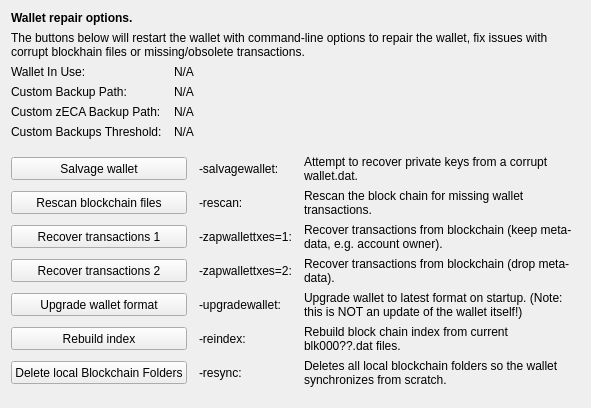
     <widget class="QWidget" name="tab_repair">
      <attribute name="title">
       <string>&amp;Wallet Repair</string>
      </attribute>
      <layout class="QGridLayout" name="gridLayout_4" columnstretch="0,0,0,0">
       <property name="horizontalSpacing">
        <number>12</number>
       </property>
       <item row="0" column="0" colspan="4">
        <widget class="QLabel" name="label_repair_header">
         <property name="font">
          <font>
           <weight>75</weight>
           <bold>true</bold>
          </font>
         </property>
         <property name="text">
          <string>Wallet repair options.</string>
         </property>
        </widget>
       </item>
       <item row="1" column="0" colspan="4">
        <widget class="QLabel" name="label_repair_helptext">
         <property name="font">
          <font>
           <weight>50</weight>
           <bold>false</bold>
          </font>
         </property>
         <property name="text">
          <string>The buttons below will restart the wallet with command-line options to repair the wallet, fix issues with corrupt blockhain files or missing/obsolete transactions.</string>
         </property>
         <property name="wordWrap">
          <bool>true</bool>
         </property>
        </widget>
       </item>
       <item row="2" column="0">
        <widget class="QLabel" name="wallet_path_label">
         <property name="text">
          <string>Wallet In Use:</string>
         </property>
        </widget>
       </item>
       <item row="2" column="1" colspan="3">
        <widget class="QLabel" name="wallet_path">
         <property name="cursor">
          <cursorShape>IBeamCursor</cursorShape>
         </property>
         <property name="text">
          <string>N/A</string>
         </property>
         <property name="textFormat">
          <enum>Qt::PlainText</enum>
         </property>
         <property name="textInteractionFlags">
          <set>Qt::LinksAccessibleByMouse|Qt::TextSelectableByKeyboard|Qt::TextSelectableByMouse</set>
         </property>
        </widget>
       </item>
       <item row="3" column="0">
        <widget class="QLabel" name="wallet_custombackuppath_label">
         <property name="text">
          <string>Custom Backup Path:</string>
         </property>
         <property name="visible">
          <bool>false</bool>
         </property>
        </widget>
       </item>
       <item row="3" column="1" colspan="3">
        <widget class="QLabel" name="wallet_custombackuppath">
         <property name="cursor">
          <cursorShape>IBeamCursor</cursorShape>
         </property>
         <property name="text">
          <string>N/A</string>
         </property>
         <property name="textFormat">
          <enum>Qt::PlainText</enum>
         </property>
         <property name="textInteractionFlags">
          <set>Qt::LinksAccessibleByMouse|Qt::TextSelectableByKeyboard|Qt::TextSelectableByMouse</set>
         </property>
         <property name="visible">
          <bool>false</bool>
         </property>
        </widget>
       </item>
       <item row="4" column="0">
        <widget class="QLabel" name="wallet_customzecabackuppath_label">
         <property name="text">
          <string>Custom zECA Backup Path:</string>
         </property>
         <property name="visible">
          <bool>false</bool>
         </property>
        </widget>
       </item>
       <item row="4" column="1" colspan="3">
        <widget class="QLabel" name="wallet_customzecabackuppath">
         <property name="cursor">
          <cursorShape>IBeamCursor</cursorShape>
         </property>
         <property name="text">
          <string>N/A</string>
         </property>
         <property name="textFormat">
          <enum>Qt::PlainText</enum>
         </property>
         <property name="textInteractionFlags">
          <set>Qt::LinksAccessibleByMouse|Qt::TextSelectableByKeyboard|Qt::TextSelectableByMouse</set>
         </property>
         <property name="visible">
          <bool>false</bool>
         </property>
        </widget>
       </item>
       <item row="5" column="0">
        <widget class="QLabel" name="wallet_custombackupthreshold_label">
         <property name="text">
          <string>Custom Backups Threshold:</string>
         </property>
         <property name="visible">
          <bool>false</bool>
         </property>
        </widget>
       </item>
       <item row="5" column="1" colspan="3">
        <widget class="QLabel" name="wallet_custombackupthreshold">
         <property name="cursor">
          <cursorShape>IBeamCursor</cursorShape>
         </property>
         <property name="text">
          <string>N/A</string>
         </property>
         <property name="textFormat">
          <enum>Qt::PlainText</enum>
         </property>
         <property name="textInteractionFlags">
          <set>Qt::LinksAccessibleByMouse|Qt::TextSelectableByKeyboard|Qt::TextSelectableByMouse</set>
         </property>
         <property name="visible">
          <bool>false</bool>
         </property>
        </widget>
       </item>
       <item row="6" column="0">
        <spacer name="verticalSpacer_repair1">
         <property name="orientation">
          <enum>Qt::Vertical</enum>
         </property>
         <property name="sizeHint" stdset="0">
          <size>
           <width>10</width>
           <height>10</height>
          </size>
         </property>
        </spacer>
       </item>
       <item row="7" column="0" colspan="2">
        <widget class="QPushButton" name="btn_salvagewallet">
         <property name="minimumSize">
          <size>
           <width>100</width>
           <height>23</height>
          </size>
         </property>
         <property name="text">
          <string>Salvage wallet</string>
         </property>
        </widget>
       </item>
       <item row="7" column="2">
        <widget class="QLabel" name="label_repair_salvage_command">
         <property name="text">
          <string notr="true">-salvagewallet:</string>
         </property>
        </widget>
       </item>
       <item row="7" column="3">
        <widget class="QLabel" name="label_repair_salvage">
         <property name="text">
          <string>Attempt to recover private keys from a corrupt wallet.dat.</string>
         </property>
         <property name="wordWrap">
          <bool>true</bool>
         </property>
        </widget>
       </item>
       <item row="8" column="0" colspan="2">
        <widget class="QPushButton" name="btn_rescan">
         <property name="minimumSize">
          <size>
           <width>100</width>
           <height>23</height>
          </size>
         </property>
         <property name="text">
          <string>Rescan blockchain files</string>
         </property>
        </widget>
       </item>
       <item row="8" column="2">
        <widget class="QLabel" name="label_repair_rescan_command">
         <property name="text">
          <string notr="true">-rescan:</string>
         </property>
        </widget>
       </item>
       <item row="8" column="3">
        <widget class="QLabel" name="label_repair_rescan">
         <property name="text">
          <string>Rescan the block chain for missing wallet transactions.</string>
         </property>
         <property name="wordWrap">
          <bool>true</bool>
         </property>
        </widget>
       </item>
       <item row="9" column="0" colspan="2">
        <widget class="QPushButton" name="btn_zapwallettxes1">
         <property name="minimumSize">
          <size>
           <width>100</width>
           <height>23</height>
          </size>
         </property>
         <property name="text">
          <string>Recover transactions 1</string>
         </property>
        </widget>
       </item>
       <item row="9" column="2">
        <widget class="QLabel" name="label_repair_zap1_command">
         <property name="text">
          <string notr="true">-zapwallettxes=1:</string>
         </property>
        </widget>
       </item>
       <item row="9" column="3">
        <widget class="QLabel" name="label_repair_zap1">
         <property name="text">
          <string>Recover transactions from blockchain (keep meta-data, e.g. account owner).</string>
         </property>
         <property name="wordWrap">
          <bool>true</bool>
         </property>
        </widget>
       </item>
       <item row="10" column="0" colspan="2">
        <widget class="QPushButton" name="btn_zapwallettxes2">
         <property name="minimumSize">
          <size>
           <width>100</width>
           <height>23</height>
          </size>
         </property>
         <property name="text">
          <string>Recover transactions 2</string>
         </property>
        </widget>
       </item>
       <item row="10" column="2">
        <widget class="QLabel" name="label_repair_zap2_command">
         <property name="text">
          <string notr="true">-zapwallettxes=2:</string>
         </property>
        </widget>
       </item>
       <item row="10" column="3">
        <widget class="QLabel" name="label_repair_zap2">
         <property name="text">
          <string>Recover transactions from blockchain (drop meta-data).</string>
         </property>
         <property name="wordWrap">
          <bool>true</bool>
         </property>
        </widget>
       </item>
       <item row="11" column="0" colspan="2">
        <widget class="QPushButton" name="btn_upgradewallet">
         <property name="minimumSize">
          <size>
           <width>100</width>
           <height>23</height>
          </size>
         </property>
         <property name="text">
          <string>Upgrade wallet format</string>
         </property>
        </widget>
       </item>
       <item row="11" column="2">
        <widget class="QLabel" name="label_repair_upgrade_command">
         <property name="text">
          <string notr="true">-upgradewallet:</string>
         </property>
        </widget>
       </item>
       <item row="11" column="3">
        <widget class="QLabel" name="label_repair_upgrade">
         <property name="text">
          <string>Upgrade wallet to latest format on startup. (Note: this is NOT an update of the wallet itself!)</string>
         </property>
         <property name="wordWrap">
          <bool>true</bool>
         </property>
        </widget>
       </item>
       <item row="12" column="0" colspan="2">
        <widget class="QPushButton" name="btn_reindex">
         <property name="minimumSize">
          <size>
           <width>100</width>
           <height>23</height>
          </size>
         </property>
         <property name="text">
          <string>Rebuild index</string>
         </property>
        </widget>
       </item>
       <item row="12" column="2">
        <widget class="QLabel" name="label_repair_reindex_command">
         <property name="text">
          <string notr="true">-reindex:</string>
         </property>
        </widget>
       </item>
       <item row="12" column="3">
        <widget class="QLabel" name="label_repair_reindex">
         <property name="text">
          <string>Rebuild block chain index from current blk000??.dat files.</string>
         </property>
         <property name="wordWrap">
          <bool>true</bool>
         </property>
        </widget>
       </item>
       <item row="13" column="0" colspan="2">
        <widget class="QPushButton" name="btn_resync">
         <property name="minimumSize">
          <size>
           <width>100</width>
           <height>23</height>
          </size>
         </property>
         <property name="text">
          <string>Delete local Blockchain Folders</string>
         </property>
        </widget>
       </item>
       <item row="13" column="2">
        <widget class="QLabel" name="label_repair_resync_command">
         <property name="text">
          <string>-resync:</string>
         </property>
        </widget>
       </item>
       <item row="13" column="3">
        <widget class="QLabel" name="label_repair_resync">
         <property name="text">
          <string>Deletes all local blockchain folders so the wallet synchronizes from scratch.</string>
         </property>
         <property name="wordWrap">
          <bool>true</bool>
         </property>
        </widget>
       </item>
       <item row="14" column="0">
        <spacer name="verticalSpacer_repair2">
         <property name="orientation">
          <enum>Qt::Vertical</enum>
         </property>
         <property name="sizeHint" stdset="0">
          <size>
           <width>20</width>
           <height>10</height>
          </size>
         </property>
        </spacer>
       </item>
      </layout>
     </widget>
